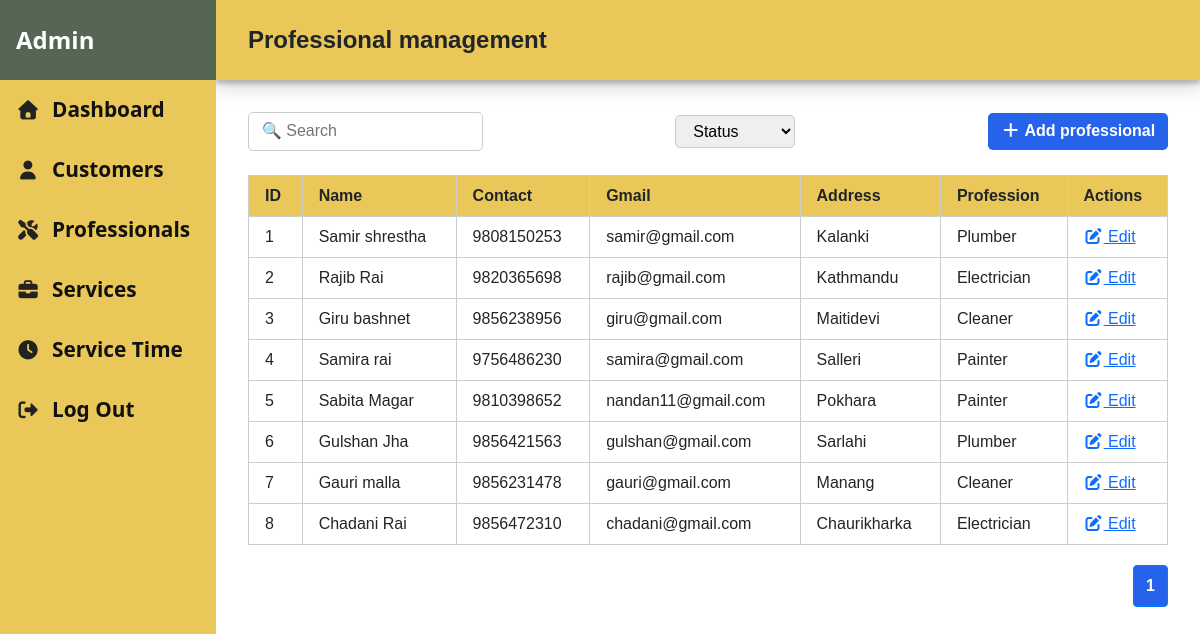
/View/admindashboard/professional.php (signed in), run on the app's committed database.
### tables this page shows
CREATE TABLE `users` (
  `Id` int(11) NOT NULL,
  `Name` varchar(50) NOT NULL,
  `Contact` bigint(20) DEFAULT NULL,
  `Gmail` varchar(40) NOT NULL,
  `Address` varchar(255) DEFAULT NULL,
  `Password` varchar(255) NOT NULL,
  `Profession` int(11) DEFAULT NULL,
  `Role` varchar(30) DEFAULT NULL
);

CREATE TABLE `profession` (
  `profession_id` int(10) NOT NULL,
  `profession_name` varchar(50) DEFAULT NULL
);

### View/admindashboard/professional.php (the view, shortened to what this page needs)
<!DOCTYPE html>
<html lang="en">
<?php
include '../../includes/dbconnect.php';
$limit = 10;
$page = isset($_GET['page']) && $_GET['page'] > 0 ? (int) $_GET['page'] : 1;
$offset = ($page - 1) * $limit;
$sql = "SELECT u.Id, u.Name, u.Contact, u.Gmail, u.Address, p.profession_name
        FROM users u
        LEFT JOIN profession p ON u.Profession = p.profession_id
        WHERE u.Role = 'professional'
        ORDER BY u.Id ASC
        LIMIT $limit OFFSET $offset";
$result = $conn->query($sql);
$professionals = [];
if ($result && $result->num_rows > 0) {
    while ($row = $result->fetch_assoc()) {
        $professionals[] = $row;
    }
}
$total_sql = "SELECT COUNT(*) AS total FROM users WHERE Role='professional'";
$total_result = $conn->query($total_sql);
$total_users = $total_result->fetch_assoc()['total'];
$total_pages = ceil($total_users / $limit);
?>
<head>
    <link rel="stylesheet" href="https://cdnjs.cloudflare.com/ajax/libs/font-awesome/7.0.0/css/all.min.css"
 />
    <link rel="stylesheet" href="../assets/css/style.css">
    <link rel="stylesheet" href="../assets/css/professional.css">
</head>
<body>
    <div>
        <?php include '../../includes/dashboardnav.php'; ?>
    </div>
    <div class="professional-container">
        <div class="page-top">
            <p>Professional management</p>
        </div>
        <div class="professional-content">
            <div class="content-top">
                <div class="search">
                    <input type="search" placeholder="🔍 Search">
                </div>
                <div class="status">
                    <select name="status" id="Status">
                        <option value="" disabled selected>Status</option>
                    </select>
                </div>
                <div class="add-professional">
                    <button onclick="window.location.href='../../View/users/professionalRegister.php'">
                        <i class="fa-solid fa-plus"></i> Add professional
                    </button>
                </div>
            </div>
            <div class="professional-table">
                <table>
                    <thead>
                        <tr id="heading">
                            <th>ID</th>
                            <th>Name</th>
                            <th>Contact</th>
                            <th>Gmail</th>
                            <th>Address</th>
                            <th>Profession</th>
                            <th>Actions</th>
                        </tr>
                    </thead>
                    <tbody>
                        <?php $id = $offset + 1; ?>
                        <?php if (!empty($professionals)): ?>
                            <?php foreach ($professionals as $professional): ?>
                                <tr>
                                    <td><?php echo $id++; ?></td>
                                    <td><?php echo htmlspecialchars($professional['Name']); ?></td>
                                    <td><?php echo htmlspecialchars($professional['Contact']); ?></td>
                                    <td><?php echo htmlspecialchars($professional['Gmail']); ?></td>
                                    <td><?php echo htmlspecialchars($professional['Address']); ?></td>
                                    <td><?php echo htmlspecialchars($professional['profession_name'] ?? ''); ?></td>
                                    <td>
                                        <a href="../users/professionalEdit.php?id=<?php echo $professional['Id']; ?>">
                                            <i class="fa-solid fa-pen-to-square"></i> Edit
                                        </a>
                                    </td>
                                </tr>
                            <?php endforeach; ?>
                        <?php else: ?>
                            <tr>
                                <td colspan="7">No users found.</td>
                            </tr>
                        <?php endif; ?>
                    </tbody>
                </table>
                <div class="pagination">
                    <?php for ($i = 1; $i <= $total_pages; $i++): ?>
                        <a href="?page=<?php echo $i; ?>" class="<?php echo ($i == $page) ? 'active' : ''; ?>">
                            <?php echo $i; ?>
                        </a>
                    <?php endfor; ?>
                </div>
            </div>
        </div>
    </div>
</body>
</html>

### View/assets/css/style.css (style rules this page uses)
* { margin: 0; padding: 0; box-sizing: border-box; }
html, body { width: 100%; height: 100%; font-family: Arial, sans-serif; }

### View/assets/css/professional.css (style rules this page uses)
.professional-container { margin-left: 18vw; font-family: Arial, sans-serif; }
.page-top { height: 10vh; width: 100%; background-color: #e9c758; box-shadow: 0 4px 4px 0 rgba(0, 0, 0, 0.2), 0 6px 20px 0 rgba(0, 0, 0, 0.19); display: flex; align-items: center; padding-left: 2rem; }
.page-top p { font-size: 1.5rem; font-weight: 600; margin: 0; padding: 0;; }
.professional-content { padding: 2rem; }
.content-top { display: flex; justify-content: space-between; align-items: center; margin-bottom: 1.5rem; flex-wrap: wrap; gap: 1rem; }
.search input, .status select { padding: 0.4rem 0.8rem; border-radius: 0.3rem; border: 1px solid #ccc; outline: none; }
.add-professional button { color: white; padding: 0.4rem 0.8rem; border: none; border-radius: 0.3rem; background-color: #2563eb; cursor: pointer; font-weight: bold; }
.professional-table table { width: 100%; border-collapse: collapse; background-color: #fff; font-family: Arial, sans-serif; }
.professional-table th, .professional-table td { padding: 0.5rem 1rem; border: 1px solid #ccc; text-align: left; }
.professional-table thead { background-color: #e9c758; font-weight: bold; }
.pagination { display: flex; justify-content: flex-end; align-items: center; margin-top: 20px; gap: 5px; }
.pagination a { display: block; padding: 8px 12px; border: 1px solid #ccc; background: #2563eb; color: #333; text-decoration: none; border-radius: 4px; transition: all 0.3s ease; }
.pagination a.active { background: #2563eb; color: #fff; border-color: #007bff; font-weight: bold; cursor: default; }

### View/assets/css/dashboardnav.css (style rules this page uses)
body { background-color: white; }

### data on the page
users: Name "Samir shrestha", Contact "9808150253", Gmail "samir@gmail.com", Address "Kalanki", profession.profession_name "Plumber"
users: Name "Rajib Rai", Contact "9820365698", Gmail "rajib@gmail.com", Address "Kathmandu", profession.profession_name "Electrician"
users: Name "Giru bashnet", Contact "9856238956", Gmail "giru@gmail.com", Address "Maitidevi", profession.profession_name "Cleaner"
users: Name "Samira rai", Contact "9756486230", Gmail "samira@gmail.com", Address "Salleri", profession.profession_name "Painter"
users: Name "Sabita Magar", Contact "9810398652", Gmail "nandan11@gmail.com", Address "Pokhara", profession.profession_name "Painter"
users: Name "Gulshan Jha", Contact "9856421563", Gmail "gulshan@gmail.com", Address "Sarlahi", profession.profession_name "Plumber"
users: Name "Gauri malla", Contact "9856231478", Gmail "gauri@gmail.com", Address "Manang", profession.profession_name "Cleaner"
users: Name "Chadani Rai", Contact "9856472310", Gmail "chadani@gmail.com", Address "Chaurikharka", profession.profession_name "Electrician"
